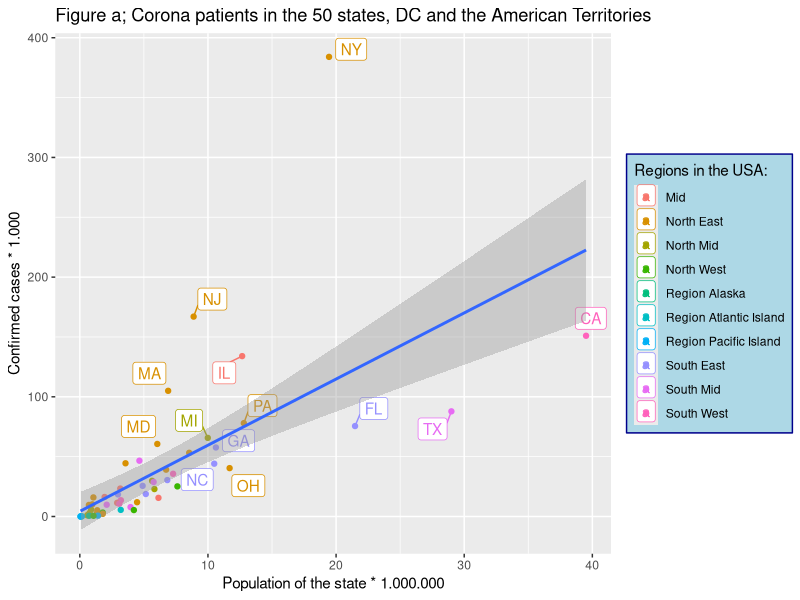
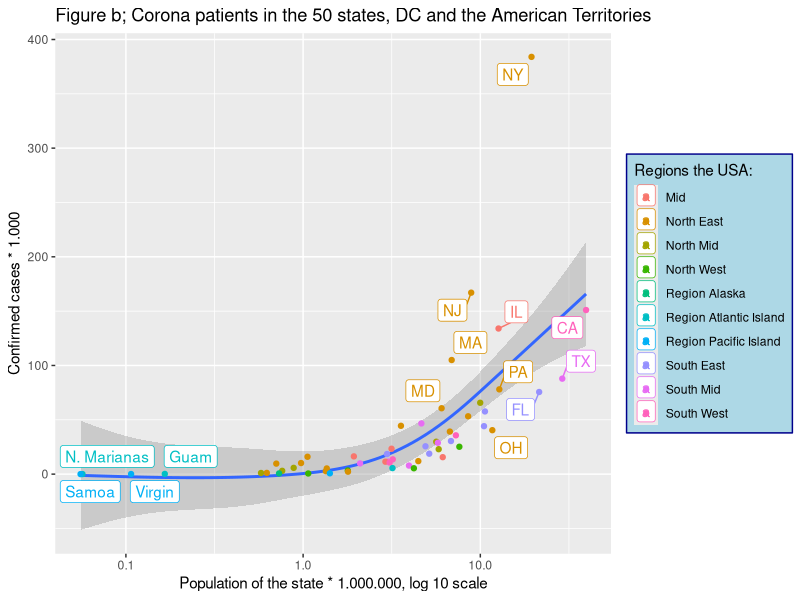
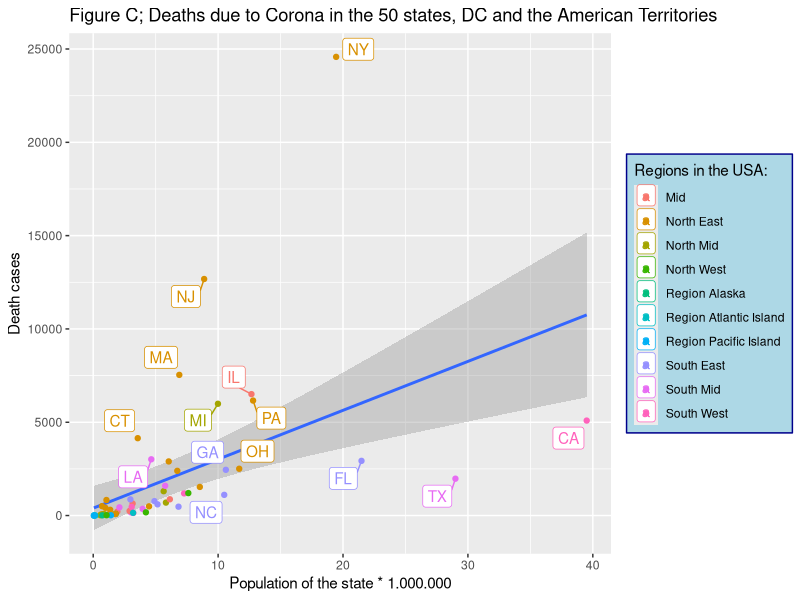
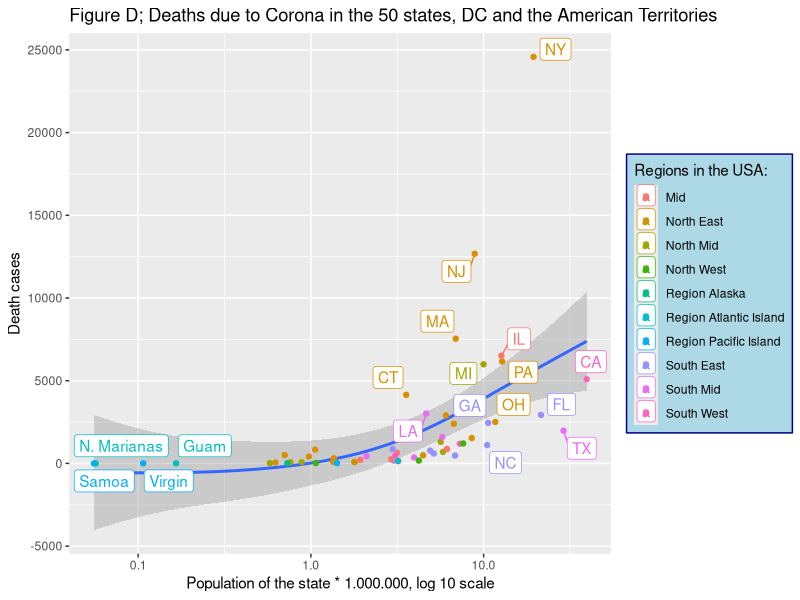
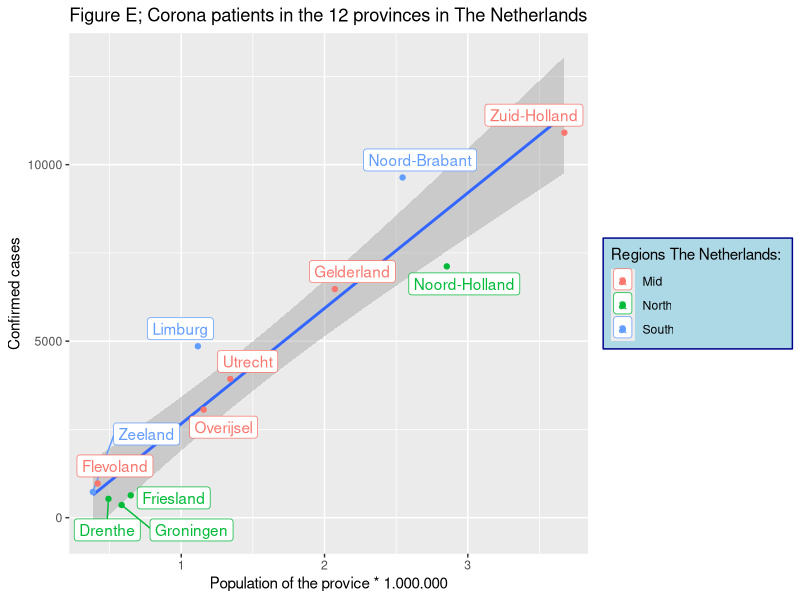
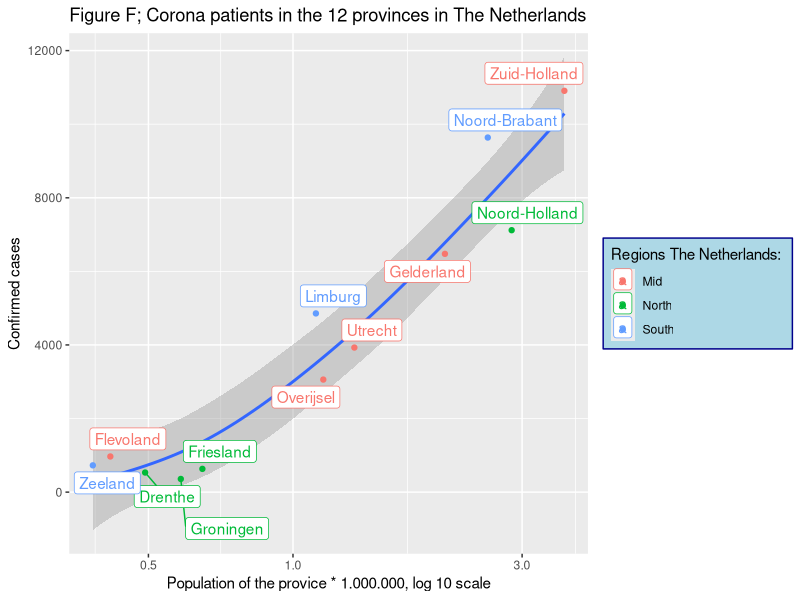
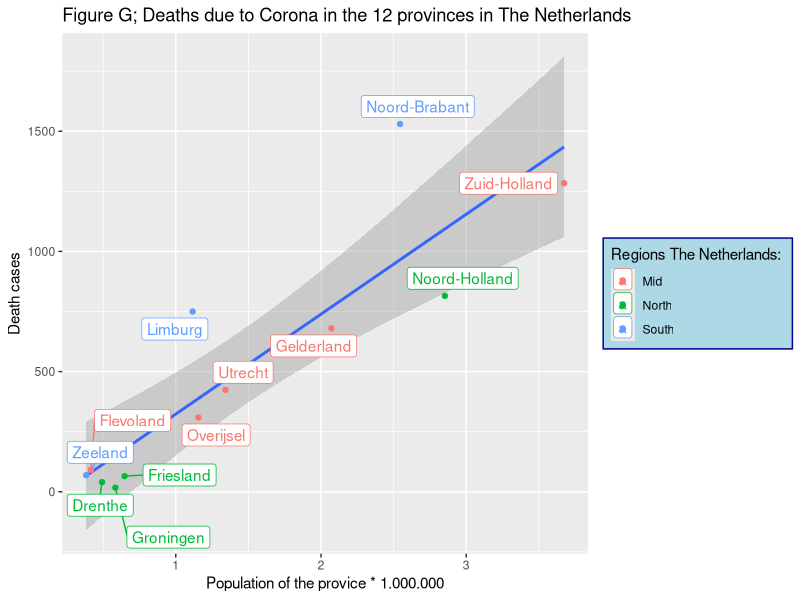
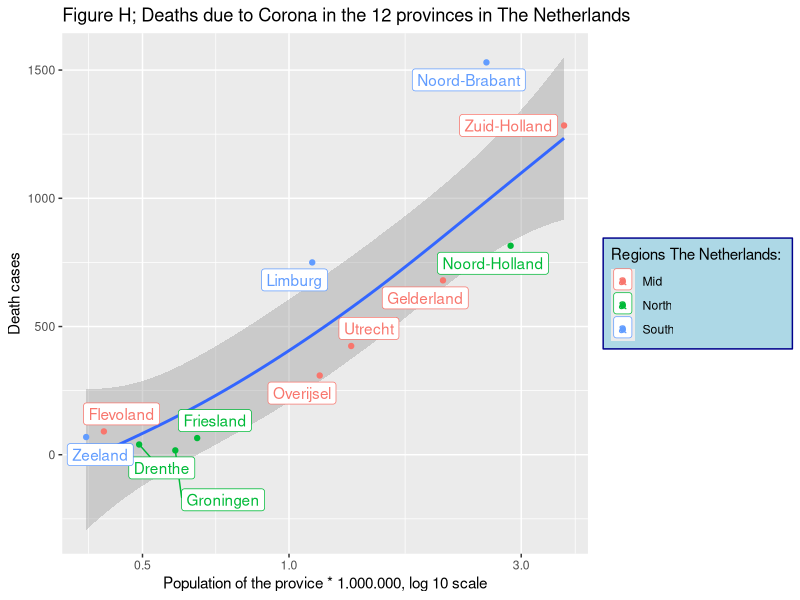

Reproduce these figures in R, in order.
## ---- chunk 1
library(tidyverse)
library(knitr)
library(kableExtra)
library(ggrepel)
## ---- chunk 2
# For the descriptions about each vector and object, check the original file.

state_USA <- c("New York", "New Jersey", "California", "Illinois", "Massachusetts", "Texas", "Pennsylvania", "Florida", "Michigan", "Maryland", "Georgia", "Virginia", "Louisiana", "Connecticut", "North Carolina", "Ohio", "Indiana", "Arizona", "Tennessee", "Minnesota", "Colorado", "Alabama", "Washington", "Iowa", "Wisconsin", "South Carolina", "Missisipi", "Nebraska", "Rhode Island", "Missouri", "Utah", "Kentucky", "Arkansas", "Kansas", "Nevada", "Delaware", "New Mexico", "District of Columbia", "Oklahoma", "South Dakota", "Puerto Rico", "Oregon", "New Hampshire", "Idaho", "North Dakota", "Maine", "West Virginia", "Vermont", "Wyoming", "Hawaï", "Alaska", "Montana", "Guam", "US Virgin Islands", "Northern Mariana Islands", "American Samoa")

Alphabetic <- c(35, 33, 6, 16, 24, 48, 42, 11, 25, 23, 12, 52, 21, 8, 36, 39, 17, 4, 47, 26, 7, 1, 53, 18, 55, 45, 27, 30, 44, 28, 50, 20, 5, 19, 31, 9, 34, 10, 40, 46, 43, 41, 32, 15, 37, 22, 54, 51, 56, 14, 2, 29, 13, 49, 38, 3)

region_USA <- c("North East", "North East", "South West", "Mid", "North East", "South Mid", "North East", "South East", "North Mid", "North East", "South East", "North East", "South Mid", "North East", "South East", "North East", "North East", "South West", "South East", "North Mid", "South Mid", "South East", "North West", "Mid", "North Mid", "South East", "South East", "Mid", "North East", "Mid", "South West", "North East", "South Mid", "Mid", "South West", "North East", "South Mid", "North East", "South Mid", "North Mid", "Region Atlantic Island", "North West", "North East", "North West", "North Mid", "North East", "North East", "North East", "North Mid", "Region Pacific Island", "Region Alaska", "North West", "Region Atlantic Island", "Region Pacific Island", "Region Atlantic Island", "Region Pacific Island")
  
abbs_states_USA <- c("NY", "NJ", "CA", "IL", "MA", "TX", "PA", "FL", "MI", "MD", "GA", "VA", "LA", "CT", "NC", "OH", "IN", "AZ", "TN", "MN", "CO", "AL", "WA", "IA", "WI", "SC", "MS", "NE", "RI", "MO", "UT", "KY", "AR", "KS", "NV", "DE", "NM", "DC", "OK", "SD", "P. Rico", "OR", "NH", "ID", "ND", "ME", "WV", "VT", "WY", "HI", "AK", "MT", "Guam", "Virgin", "N. Marianas", "Samoa")

confirmed_cases_USA <- c(384000, 167000, 151000, 134000, 105000, 87854, 77999, 75568, 65672, 60613, 57681, 53211, 46619, 44461, 44119, 40424, 39146, 35691, 30432, 29795, 28822, 25615, 25171, 23350, 22932, 18795, 18483, 16315, 15947, 15585, 13577, 11945, 11547, 11419, 10678, 10173, 9845, 9654, 7848, 5742, 5536, 5377, 5209, 3353, 3016, 2721, 2233, 1119, 1027, 728, 625, 573, 185, 72, 30, 0)

recovered_cases_USA <- c(NA, NA, NA, NA, 84621, 58341, 56939, NA, 42041, NA, NA, NA, 33904, NA, 23653, NA, NA, NA, 19896, NA, NA, 13508, NA, 14265, 16837, 8682, 13356, 9229, NA, NA, 7935, 3379, 7351, NA, NA, 6062, 4160, 1143, 6391, 4755, NA, 2396, 3665, 2684, 2573, 2105, 1553, 907, 815, 629, 403, 489, 169, 64, 13, NA)
  
death_cases_USA <- c(24579, 12676, 5089, 6507, 7538, 1976, 6162, 2931, 5990, 2900, 2451, 1534, 3014, 4146, 1109, 2508, 2396, 1188, 475, 1305, 1595, 773, 1204, 644, 694, 600, 868, 212, 833, 872, 139, 493, 171, 245, 462, 414, 440, 506, 359, 74, 146, 173, 308, 87, 74, 100, 86, 55, 18, 17, 12, 18, 5, 6, 2, 0)


population_states_USA <- c(19450000, 8882000, 39510000, 12670000, 6893000, 29000000, 12800000, 21480000, 9987000, 6046000, 10620000, 8536000, 4649000, 3565000, 10490000, 11690000, 6732000, 7279000, 6829000, 5640000, 5759000, 4903000, 7615000, 3155000, 5822000, 5149000, 2976000, 1934000, 1059000, 6137000, 3206000, 4468000, 3018000, 2913000, 3080000, 973764, 2097000, 705749, 3957000, 884659, 3194000, 4218000, 1360000, 1787000, 762062, 1344000, 1792000, 623989, 578759, 1416000, 731545, 1069000, 165768, 106977, 56882, 55465)

population_USA <- sum(population_states_USA)
confirmed_cases_total_USA <- sum(confirmed_cases_USA)
death_cases_total_USA <- sum(death_cases_USA)
  
confirmed_rate_percent_states_USA <- confirmed_cases_total_USA / population_USA * 100
death_rate_percent_states_USA <- death_cases_total_USA / population_USA * 100
  
province_NL <- c("Groningen", "Friesland", "Drenthe", "Overijsel", "Flevoland", "Gelderland", "Utrecht", "Noord-Holland", "Zuid-Holland", "Zeeland", "Noord-Brabant", "Limburg")
  
region_NL <- c("North", "North", "North", "Mid", "Mid", "Mid", "Mid", "North", "Mid", "South", "South", "South")

population_provices_NL <-  c(583990, 647672, 492167, 1156431, 416546, 2071972, 1342158, 2853359, 3673893, 383032, 2544806, 1116137)

confirmed_cases_NL <- c(358, 632, 533, 3059, 969, 6476, 3929, 7119, 10907, 728, 9637, 4857)

hospital_cases_NL <- c(75, 131, 116, 549, 268, 1510, 880, 1642, 2172, 152, 2774, 1567)

death_cases_NL <- c(17, 65, 40, 309, 91, 680, 424, 815, 1284, 69, 1530, 750)

Countrie_vector <- c("NL", "NL", "NL", "NL", "NL", "NL", "NL", "NL", "NL", "NL", "NL", "NL", "USA", "USA", "USA", "USA", "USA", "USA", "USA", "USA", "USA", "USA", "USA", "USA", "USA", "USA", "USA", "USA", "USA", "USA", "USA", "USA", "USA", "USA", "USA", "USA", "USA", "USA", "USA", "USA", "USA", "USA", "USA", "USA", "USA", "USA", "USA", "USA", "USA", "USA", "USA", "USA", "USA", "USA", "USA", "USA", "USA", "USA", "USA", "USA", "USA", "USA", "USA", "USA", "USA", "USA", "USA", "USA")


day <- c("03 04 2020", "03 05 2020", "03 06 2020", "03 07 2020", "03 08 2020", "03 09 2020", "03 10 2020", "03 11 2020", "03 12 2020", "03 13 2020", "03 14 2020", "03 15 2020", "03 16 2020", "03 17 2020", "03 18 2020", "03 19 2020", "03 20 2020", "03 21 2020", "03 22 2020", "03 23 2020", "03 24 2020", "03 25 2020", "03 26 2020", "03 27 2020", "03 28 2020", "03 29 2020", "03 30 2020", "03 31 2020", "04 01 2020", "04 02 2020", "04 03 2020", "04 04 2020", "04 05 2020", "04 06 2020", "04 07 2020", "04 08 2020", "04 09 2020", "04 10 2020", "04 11 2020", "04 12 2020", "04 13 2020", "04 14 2020", "04 15 2020", "04 16 2020", "04 17 2020", "04 18 2020", "04 19 2020", "04 20 2020", "04 21 2020", "04 22 2020", "04 23 2020", "04 24 2020", "04 25 2020", "04 26 2020", "04 27 2020", "04 28 2020", "04 29 2020", "04 30 2020", "05 01 2020", "05 02 2020", "05 03 2020", "05 04 2020", "05 05 2020", "05 06 2020", "05 07 2020", "05 08 2020", "05 09 2020", "05 10 2020", "05 11 2020", "05 12 2020", "05 13 2020", "05 14 2020", "05 15 2020", "05 16 2020", "05 17 2020", "05 18 2020", "05 19 2020", "05 20 2020", "05 21 2020", "05 22 2020", "05 23 2020", "05 24 2020", "05 25 2020", "05 26 2020", "05 27 2020", "05 28 2020", "05 29 2020", "05 30 2020", "05 31 2020", "06 01 2020", "06 02 2020", "06 03 2020", "06 04 2020", "06 05 2020", "06 06 2020", "06 07 2020", "06 08 2020", "06 09 2020", "06 10 2020", "06 11 2020", "06 12 2020", "06 13 2020", "06 14 2020", "06 15 2020", "06 16 2020", "06 17 2020", "06 18 2020")


total_new_confirmed_cases_USA <- c(26, 64, 77, 101, 144, 148, 291, 269, 393, 565, 662, 676, 872, 1291, 2410, 3948, 5417, 6271, 8631, 10410, 9939, 12226, 17050, 19046, 20093, 19118, 20463, 25305, 26756, 28879, 32525, 33725, 25717, 29359, 30512, 32282, 34243, 33578, 31869, 28057, 24685, 25987, 29465, 32076, 30915, 28084, 26013, 25132, 25178, 29246, 31277, 35930, 34782, 26858, 22042, 24359, 25869, 29637, 32964, 30531, 25382, 21278, 22226, 24805, 27514, 27095, 27421, 20697, 17779, 21486, 20549, 26762, 25382, 24527, 19731, 21109, 19662, 22368, 25028, 22206, 22717, 20253, 18554, 16682, 18636, 23016, 23575, 21385, 21696, 16040, 20039, 22162, 21004, 23292, 20865, 18535, 16301, 17180, 20244, 17849, 24421, 25891, 21191, 18307, 23047, 23624, 27082)


total_new_death_cases_USA <- c(2, 0, 3, 5, 2, 5, 5, 6, 4, 8, 7, 6, 14, 21, 26, 52, 55, 68, 110, 111, 162, 225, 253, 433, 447, 392, 554, 821, 940, 1075, 1185, 1353, 1175, 1212, 1928, 1936, 1856, 2078, 1899, 1493, 1462, 2378, 2438, 2141, 2080, 1743, 1634, 1643, 2624, 2119, 1840, 2053, 1825, 1161, 1237, 2204, 2536, 2083, 1794, 1668, 1117, 877, 2435, 2701, 1971, 1695, 1555, 945, 840, 1591, 1715, 1858, 1524, 1231, 785, 792, 1425, 1528, 1286, 1262, 1089, 646, 504, 634, 1379, 1216, 1175, 979, 605, 478, 1039, 1004, 909, 849, 725, 448, 491, 926, 847, 826, 759, 654, 345, 384, 739, 742, 694)

total_new_confirmed_cases_NL <- c(0, 0, 46, 60, 76, 57, 61, 121, 111, 190, 155, 176, 278, 292, 346, 409, 534, 637, 573, 545, 811, 852, 1019, 1172, 1159, 1104, 884, 845, 1091, 1083, 1026, 904, 1224, 952, 777, 969, 1213, 1335, 1316, 1174, 964, 868, 734, 1061, 1235, 1140, 1066, 750, 729, 708, 887, 806, 655, 655, 400, 171, 386, 514, 475, 445, 335, 199, 317, 232, 455, 319, 289, 245, 161, 196, 227, 270, 200, 189, 125, 146, 108, 198, 253, 188, 176, 172, 209, 133, 190, 182, 176, 131, 185, 103, 102, 86, 209, 210, 183, 239, 165, 164, 184, 164, 210, 179, 143, 165, 139, 117, 115)

total_new_death_cases_NL <- c(0, 0, 1, 0, 2, 1, 0, 1, 0, 5, 2, 8, 4, 19, 15, 18, 30, 30, 43, 34, 63, 80, 78, 112, 93, 132, 93, 175, 134, 166, 148, 164, 115, 101, 234, 147, 148, 115, 132, 94, 86, 122, 189, 181, 144, 142, 83, 67, 165, 138, 123, 112, 120, 66, 43, 48, 145, 84, 98, 94, 69, 26, 86, 36, 84, 71, 63, 18, 16, 54, 52, 28, 53, 27, 10, 14, 21, 33, 27, 13, 23, 11, 8, 26, 15, 32, 28, 20, 5, 6, 5, 10, 13, 15, 6, 2, 3, 15, 11, 2, 9, 4, 2, 6, 5, 4, 4) 

vector_a <- confirmed_cases_NL
vector_b <- population_provices_NL
vector_c <- death_cases_NL 
vector_d <- confirmed_cases_USA
vector_e <- population_states_USA
vector_f <- death_cases_USA

conf_rate_vector_nl <- c(vector_a/vector_b)
death_rate_vector_nl <- c(vector_c/vector_b)
conf_rate_vector_usa <- c(vector_d/vector_e)
death_rate_vector_usa <- c(vector_f/vector_e)
conf_rate_vector <- c(conf_rate_vector_nl, conf_rate_vector_usa)
death_rate_vector <- c(death_rate_vector_nl, death_rate_vector_usa)
Countrie <- c("NL", "NL", "NL", "NL", "NL", "NL", "NL", "NL", "NL", "NL", "NL", "NL", "USA", "USA", "USA", "USA", "USA", "USA", "USA", "USA", "USA", "USA", "USA", "USA", "USA", "USA", "USA", "USA", "USA", "USA", "USA", "USA", "USA", "USA", "USA", "USA", "USA", "USA", "USA", "USA", "USA", "USA", "USA", "USA", "USA", "USA", "USA", "USA", "USA", "USA", "USA", "USA", "USA", "USA", "USA", "USA", "USA", "USA", "USA", "USA", "USA", "USA", "USA", "USA", "USA", "USA", "USA", "USA")
dataset_distribution_conf_conf <- data.frame(c("The Netherlands", "The Netherlands", "The Netherlands", "The Netherlands", "The Netherlands", "The Netherlands", "The Netherlands", "The Netherlands", "The Netherlands", "The Netherlands", "The Netherlands", "The Netherlands", "The United States of America and its Territories", "The United States of America and its Territories", "The United States of America and its Territories", "The United States of America and its Territories", "The United States of America and its Territories", "The United States of America and its Territories", "The United States of America and its Territories", "The United States of America and its Territories", "The United States of America and its Territories", "The United States of America and its Territories", "The United States of America and its Territories", "The United States of America and its Territories", "The United States of America and its Territories", "The United States of America and its Territories", "The United States of America and its Territories", "The United States of America and its Territories", "The United States of America and its Territories", "The United States of America and its Territories", "The United States of America and its Territories", "The United States of America and its Territories", "The United States of America and its Territories", "The United States of America and its Territories", "The United States of America and its Territories", "The United States of America and its Territories", "The United States of America and its Territories", "The United States of America and its Territories", "The United States of America and its Territories", "The United States of America and its Territories", "The United States of America and its Territories", "The United States of America and its Territories", "The United States of America and its Territories", "The United States of America and its Territories", "The United States of America and its Territories", "The United States of America and its Territories", "The United States of America and its Territories", "The United States of America and its Territories", "The United States of America and its Territories", "The United States of America and its Territories", "The United States of America and its Territories", "The United States of America and its Territories", "The United States of America and its Territories", "The United States of America and its Territories", "The United States of America and its Territories", "The United States of America and its Territories", "The United States of America and its Territories", "The United States of America and its Territories", "The United States of America and its Territories", "The United States of America and its Territories", "The United States of America and its Territories", "The United States of America and its Territories", "The United States of America and its Territories", "The United States of America and its Territories", "The United States of America and its Territories", "The United States of America and its Territories", "The United States of America and its Territories", "The United States of America and its Territories"), c(vector_a/vector_b, vector_d/vector_e), c(vector_c/vector_b, vector_f/vector_e))

dataset_distribution_conf_conf_nl <- data.frame(c("The Netherlands", "The Netherlands", "The Netherlands", "The Netherlands", "The Netherlands", "The Netherlands", "The Netherlands", "The Netherlands", "The Netherlands", "The Netherlands", "The Netherlands", "The Netherlands"), c(vector_a/vector_b), c(vector_c/vector_b))

dataset_distribution_conf_conf_usa <- data.frame(c("The United States of America and its Territories", "The United States of America and its Territories", "The United States of America and its Territories", "The United States of America and its Territories", "The United States of America and its Territories", "The United States of America and its Territories", "The United States of America and its Territories", "The United States of America and its Territories", "The United States of America and its Territories", "The United States of America and its Territories", "The United States of America and its Territories", "The United States of America and its Territories", "The United States of America and its Territories", "The United States of America and its Territories", "The United States of America and its Territories", "The United States of America and its Territories", "The United States of America and its Territories", "The United States of America and its Territories", "The United States of America and its Territories", "The United States of America and its Territories", "The United States of America and its Territories", "The United States of America and its Territories", "The United States of America and its Territories", "The United States of America and its Territories", "The United States of America and its Territories", "The United States of America and its Territories", "The United States of America and its Territories", "The United States of America and its Territories", "The United States of America and its Territories", "The United States of America and its Territories", "The United States of America and its Territories", "The United States of America and its Territories", "The United States of America and its Territories", "The United States of America and its Territories", "The United States of America and its Territories", "The United States of America and its Territories", "The United States of America and its Territories", "The United States of America and its Territories", "The United States of America and its Territories", "The United States of America and its Territories", "The United States of America and its Territories", "The United States of America and its Territories", "The United States of America and its Territories", "The United States of America and its Territories", "The United States of America and its Territories", "The United States of America and its Territories", "The United States of America and its Territories", "The United States of America and its Territories", "The United States of America and its Territories", "The United States of America and its Territories", "The United States of America and its Territories", "The United States of America and its Territories", "The United States of America and its Territories", "The United States of America and its Territories", "The United States of America and its Territories", "The United States of America and its Territories"), c(vector_d/vector_e), c(vector_f/vector_e))


total_confirmed_cases_cum_USA <- c(cumsum(total_new_confirmed_cases_USA))
total_death_cases_cum_USA <- c(cumsum(total_new_death_cases_USA))
total_confirmed_cases_cum_NL <- cumsum(total_new_confirmed_cases_NL)
total_death_cases_cum_NL <- cumsum(total_new_death_cases_NL)

corona_usa_total_state <- data.frame(Alphabetic, state_USA, region_USA, abbs_states_USA, confirmed_cases_USA, recovered_cases_USA, death_cases_USA, population_USA, confirmed_rate_percent_states_USA, death_rate_percent_states_USA)
  

corona_nl_total_province <- data.frame(province_NL, region_NL, population_provices_NL , confirmed_cases_NL, hospital_cases_NL, death_cases_NL)

corona_usa_day_to_day <- data.frame(day, total_new_confirmed_cases_USA, total_confirmed_cases_cum_USA, total_new_death_cases_USA, total_death_cases_cum_USA)

corona_usa_day_to_day <- data.frame(day, total_new_confirmed_cases_NL, total_new_death_cases_NL, total_death_cases_cum_NL)
## ---- chunk 3
tab <- corona_usa_total_state[order(Alphabetic),] %>% select (State = state_USA, Region = region_USA, Abbreviation = abbs_states_USA)
kable(cbind(tab)) %>% kable_styling() %>% scroll_box(width = "100%", height = "200px")
## ---- chunk 4
corona_usa_total_state %>% ggplot(aes(population_states_USA/10^6, confirmed_cases_USA/10^3, label = abbs_states_USA)) + geom_label_repel(aes(color = region_USA)) + geom_point(aes(color = region_USA)) + geom_smooth(method = "lm") + ggtitle("Figure a; Corona patients in the 50 states, DC and the American Territories") + ylab("Confirmed cases * 1.000") + xlab("Population of the state * 1.000.000")  + theme(legend.position = "right", legend.background = element_rect(fill="lightblue", size=0.5, linetype = "solid", color = "darkblue")) + labs(color = "Regions in the USA: ")
## ---- chunk 5
corona_usa_total_state %>% ggplot(aes(population_states_USA/10^6, confirmed_cases_USA/10^3, label = abbs_states_USA)) + geom_smooth(method = "gam") + geom_label_repel(aes(color = region_USA)) + geom_point(aes( color = region_USA)) + ggtitle("Figure b; Corona patients in the 50 states, DC and the American Territories") + ylab("Confirmed cases * 1.000") + xlab("Population of the state * 1.000.000, log 10 scale") + scale_x_continuous(trans = "log10") + theme(legend.position = "right", legend.background = element_rect(fill="lightblue", size=0.5, linetype = "solid", color = "darkblue")) + labs(color = "Regions the USA: ")
## ---- chunk 6
corona_usa_total_state %>% ggplot(aes(population_states_USA/10^6, death_cases_USA, label = abbs_states_USA)) +  geom_smooth(method = "lm")+ geom_label_repel(aes(color = region_USA)) + geom_point(aes(color = region_USA)) + ggtitle("Figure C; Deaths due to Corona in the 50 states, DC and the American Territories") + ylab("Death cases") + xlab("Population of the state * 1.000.000")  + theme(legend.position = "right", legend.background = element_rect(fill="lightblue", size=0.5, linetype = "solid", color = "darkblue")) + labs(color = "Regions in the USA: ")
## ---- chunk 7
corona_usa_total_state %>% ggplot(aes(population_states_USA/10^6, death_cases_USA, label = abbs_states_USA)) + geom_smooth(method = "gam") +  geom_label_repel(aes(color = region_USA)) + geom_point(aes(color = region_USA)) + ggtitle("Figure D; Deaths due to Corona in the 50 states, DC and the American Territories") + ylab("Death cases") + xlab("Population of the state * 1.000.000, log 10 scale") + scale_x_continuous(trans = "log10") + theme(legend.position = "right", legend.background = element_rect(fill="lightblue", size=0.5, linetype = "solid", color = "darkblue")) + labs(color = "Regions in the USA: ")
## ---- chunk 8
corona_nl_total_province %>% ggplot(aes(population_provices_NL/10^6, confirmed_cases_NL, label = province_NL)) + geom_smooth(method = "lm") + geom_label_repel(aes(color = region_NL)) + geom_point(aes(color = region_NL)) + theme(legend.position = "right", legend.background = element_rect(fill="lightblue", size=0.5, linetype = "solid", color = "darkblue")) + labs(color = "Regions The Netherlands: ") + ylab("Confirmed cases") + xlab("Population of the provice * 1.000.000") + ggtitle("Figure E; Corona patients in the 12 provinces in The Netherlands")
## ---- chunk 9
corona_nl_total_province %>% ggplot(aes(population_provices_NL/10^6, confirmed_cases_NL, label = province_NL)) + geom_smooth(method = "gam") + geom_label_repel(aes(color = region_NL)) + geom_point(aes(color = region_NL)) + theme(legend.position = "right", legend.background = element_rect(fill="lightblue", size=0.5, linetype = "solid", color = "darkblue")) + labs(color = "Regions The Netherlands: ") + ylab("Confirmed cases") + xlab("Population of the provice * 1.000.000, log 10 scale") + ggtitle("Figure F; Corona patients in the 12 provinces in The Netherlands") + scale_x_log10()
## ---- chunk 10
corona_nl_total_province %>% ggplot(aes(population_provices_NL/10^6, death_cases_NL, label = province_NL)) + geom_smooth(method = "lm") + geom_label_repel(aes(color = region_NL)) + geom_point(aes(color = region_NL)) + theme(legend.position = "right", legend.background = element_rect(fill="lightblue", size=0.5, linetype = "solid", color = "darkblue")) + labs(color = "Regions The Netherlands: ") + ylab("Death cases") + xlab("Population of the provice * 1.000.000") + ggtitle("Figure G; Deaths due to Corona in the 12 provinces in The Netherlands")
## ---- chunk 11
corona_nl_total_province %>% ggplot(aes(population_provices_NL/10^6, death_cases_NL, label = province_NL)) + geom_smooth(method = "gam") + geom_label_repel(aes(color = region_NL)) + geom_point(aes(color = region_NL)) + theme(legend.position = "right", legend.background = element_rect(fill="lightblue", size=0.5, linetype = "solid", color = "darkblue")) + labs(color = "Regions The Netherlands: ") + ylab("Death cases") + xlab("Population of the provice * 1.000.000, log 10 scale") + ggtitle("Figure H; Deaths due to Corona in the 12 provinces in The Netherlands") + scale_x_log10()
## ---- chunk 12
corona_nl_total_province %>% ggplot(aes(population_provices_NL/10^6, hospital_cases_NL, label = province_NL)) + geom_smooth(method = "lm") + geom_label_repel(aes(color = region_NL)) + geom_point(aes(color = region_NL)) + theme(legend.position = "right", legend.background = element_rect(fill="lightblue", size=0.5, linetype = "solid", color = "darkblue")) + labs(color = "Regions The Netherlands: ") + ylab("Hospital cases") + xlab("Population of the provice * 1.000.000") + ggtitle("Figure I; Hospital cases (IC's) in the 12 provinces in The Netherlands")
## ---- chunk 13
corona_nl_total_province %>% ggplot(aes(population_provices_NL/10^6, hospital_cases_NL, label = province_NL)) + geom_smooth(method = "gam") + geom_label_repel(aes(color = region_NL)) + geom_point(aes(color = region_NL)) + theme(legend.position = "right", legend.background = element_rect(fill="lightblue", size=0.5, linetype = "solid", color = "darkblue")) + labs(color = "Regions The Netherlands: ") + ylab("Hospital cases") + xlab("Population of the provice * 1.000.000, log 10 scale") + ggtitle("Figure J; Hospital cases (IC's) in the 12 provinces in The Netherlands") + scale_x_log10()
## ---- chunk 14
dataset_distribution_conf_conf %>% ggplot(aes(c.vector_a.vector_b..vector_d.vector_e., fill = c..The.Netherlands....The.Netherlands....The.Netherlands....The.Netherlands...)) + geom_density(alpha = 0.6) + theme_replace() + xlab("Confirmed cases rate") + ylab("Density cases") +  ggtitle("Figure K; Confirmed cases rate distribution for the USA and NL") + theme(legend.title = element_blank(), legend.position = c(0.75, 0.86), legend.background = element_rect(fill = "white", size = 0.5, linetype = "solid", color = "black")) + geom_vline(xintercept = 0) + geom_hline(yintercept = 0) + geom_vline(aes(xintercept = mean(dataset_distribution_conf_conf_nl$c.vector_a.vector_b.)), color = "red") + geom_vline(aes(xintercept = mean(dataset_distribution_conf_conf_usa$c.vector_d.vector_e.)), color = "blue")

dataset_distribution_conf_conf %>% ggplot(aes(c.vector_c.vector_b..vector_f.vector_e., fill = c..The.Netherlands....The.Netherlands....The.Netherlands....The.Netherlands...)) + geom_density(alpha = 0.6) + theme_replace() + xlab("Confirmed cases rate") + ylab("Density cases") +  ggtitle("Figure L; Death cases rate distribution for the USA and NL") + theme(legend.title = element_blank(), legend.position = c(0.75, 0.86), legend.background = element_rect(fill = "white", size = 0.5, linetype = "solid", color = "black")) + geom_vline(xintercept = 0) + geom_hline(yintercept = 0) + geom_vline(aes(xintercept = mean(dataset_distribution_conf_conf_nl$c.vector_c.vector_b.)), color = "red") + geom_vline(aes(xintercept = mean(dataset_distribution_conf_conf_usa$c.vector_f.vector_e.)), color = "blue")
